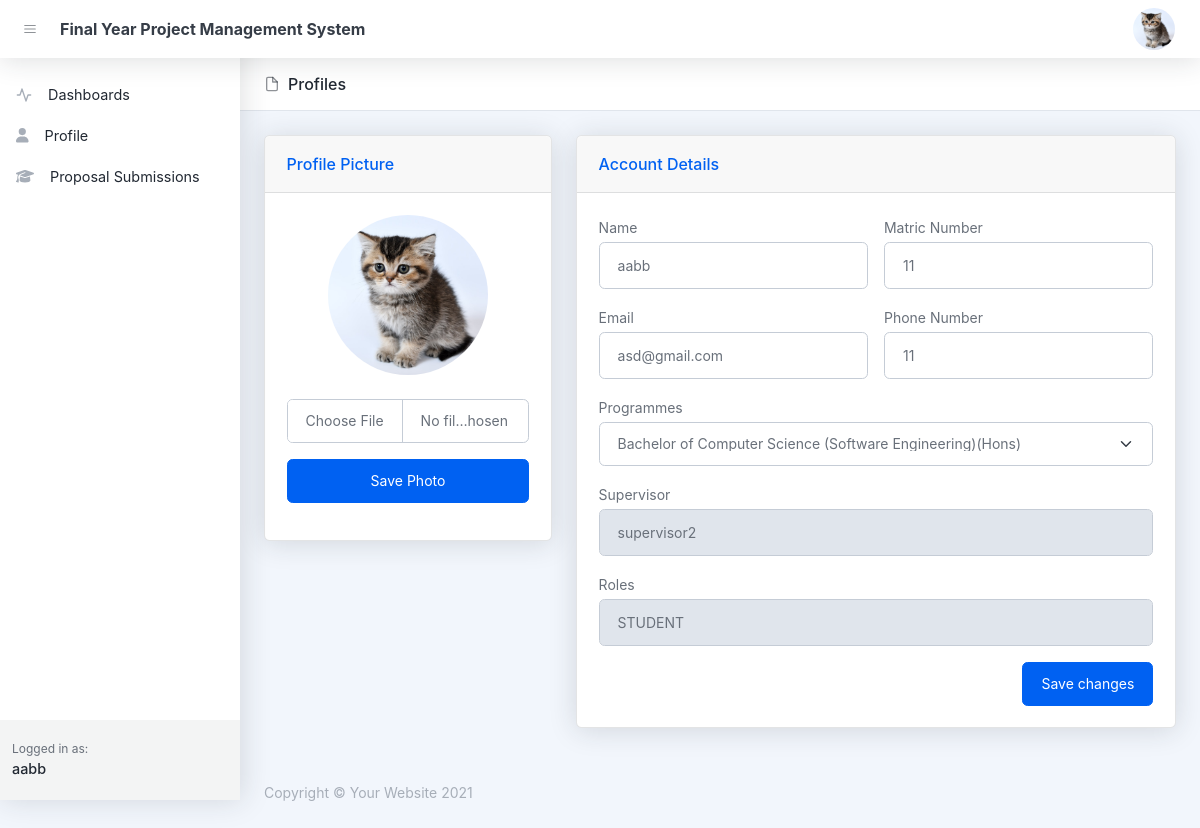
The app's page /profiles.php (signed in), older data.
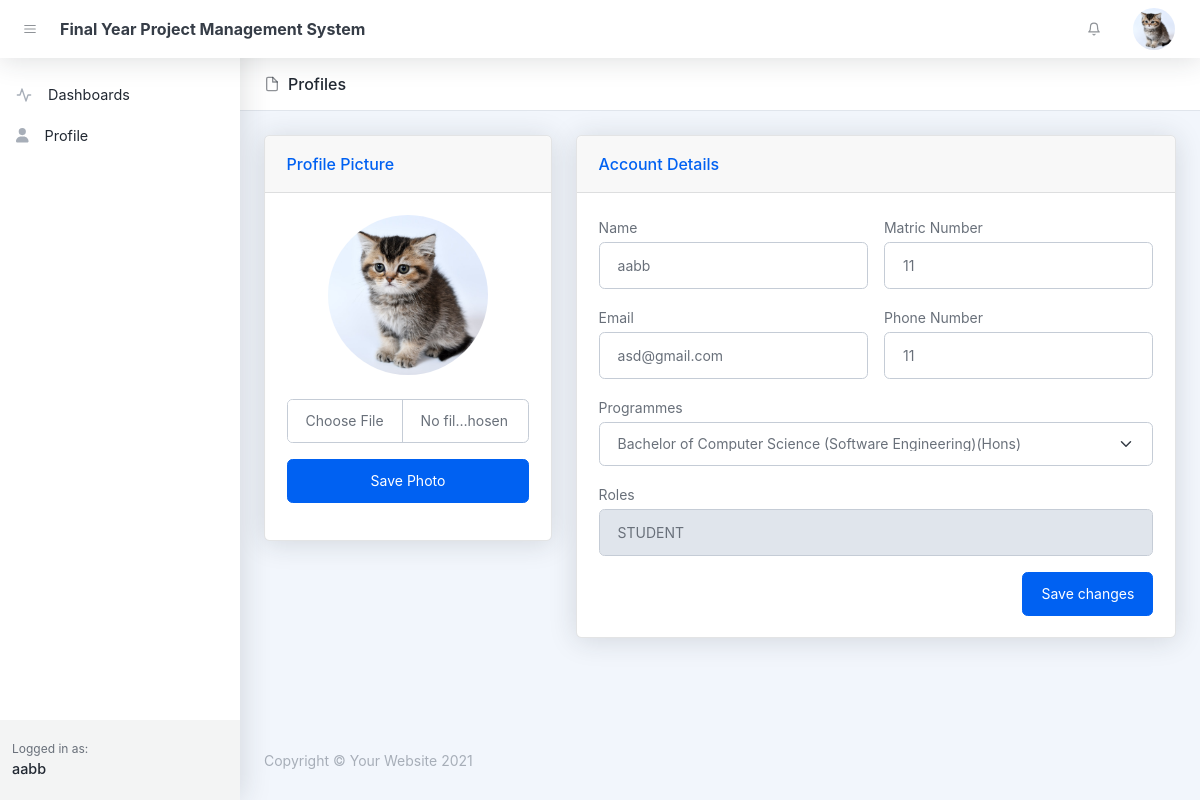
The same page, newer data.
### tables this page shows
CREATE TABLE `users` (
  `id` bigint(20) UNSIGNED NOT NULL,
  `name` varchar(255) NOT NULL,
  `email` varchar(255) NOT NULL,
  `handphone` varchar(255) DEFAULT NULL,
  `roles` varchar(255) DEFAULT NULL,
  `password` varchar(255) DEFAULT NULL,
  `image` text DEFAULT NULL,
  `created_at` timestamp NULL DEFAULT NULL,
  `updated_at` timestamp NULL DEFAULT NULL
);

CREATE TABLE `students` (
  `id` bigint(20) UNSIGNED NOT NULL,
  `user_id` bigint(20) NOT NULL,
  `matric_number` varchar(255) DEFAULT NULL,
  `programmes` varchar(255) DEFAULT NULL,
  `supervisor_id` bigint(20) DEFAULT NULL,
  `status` varchar(255) DEFAULT NULL,
  `created_at` timestamp NULL DEFAULT NULL,
  `updated_at` timestamp NULL DEFAULT NULL
);

### controllers/getUserProfile.php (called while the page is built, shortened)
<?php
    function getUserProfile(){
        $conn = setDbConnection();
        $sql = "select * from users where id = '".$_SESSION['id']."'";
        $result = $conn->query($sql);
        if ($result->num_rows > 0) {
            while($row = $result->fetch_assoc()) {
                $user = ['name' => $row['name'], 'email' => $row['email'], 'handphone' => $row['handphone'], 'roles' => $row['roles'], 'image' => $row['image']];
                if( $row["roles"] == 'student'){
                    $sql2 = "select students.*, users.name as supervisor_name  from students left join users on students.supervisor_id = users.id where user_id = '".$row['id']."'";
                    $result2 = $conn->query($sql2);
                    while($row = $result2->fetch_assoc()) {
                        $student = ['matric_number' => $row['matric_number'], 'programmes' => $row['programmes'] , 'supervisor_name' => $row['supervisor_name'] , 'status' => $row['status']];
                    }
                    return [$user, $student];
                }
            }
        }else{
            return 'error';
        }
    }
?>

### profiles.php (the view, shortened to what the rows shown need)
<!DOCTYPE html>
<html lang="en">
<head>
    <?php include('layout_admin/header.php') ?>
</head>
<body class="nav-fixed">
    <div id="layoutSidenav">
        <div id="layoutSidenav_content">
            <main>
                <header class="page-header page-header-compact page-header-light border-bottom bg-white mb-4">
                    <div class="container-xl px-4">
                        <div class="page-header-content">
                            <div class="row align-items-center justify-content-between pt-3">
                                <div class="col-auto mb-3">
                                    <h1 class="page-header-title">
                                        <div class="page-header-icon"><i data-feather="file"></i></div>
                                        Profiles
                                    </h1>
                                </div>
                            </div>
                        </div>
                    </div>
                </header>
                <?php
                    include('controllers/getUserProfile.php');
                    $data = getUserProfile();
                ?>
                <div class="container-xl px-4 mt-4">
                    <div class="row">
                        <div class="col-xl-4">
                            <form action="controllers/updateUserPhoto.php" method="post" enctype="multipart/form-data">
                                <div class="card mb-4 mb-xl-0">
                                    <div class="card-body">
                                        <div class="text-center">
                                            <img class="img-account-profile rounded-circle mb-2 upload-image"
                                            src="<?php
                                                if (isset($data[0]['image'])) {
                                                    echo '/fyp/assets/profile/'.$data[0]['image'];
                                                } else {
                                                    echo '/fyp/assets/img/illustrations/profiles/profile-1.png';
                                                } ?>" alt="" />
                                        </div>
                                    </div>
                                </div>
                            </form>
                        </div>
                        <div class="col-xl-8">
                            <div class="card mb-4">
                                <div class="card-body">
                                    <form action="controllers/updateUserProfile.php" method="post" >
                                        <div class="row gx-3 mb-3">
                                            <div class="col-md-6">
                                                <label class="small mb-1" for="inputUsername">Name</label>
                                                <input class="form-control" type="text" placeholder="Enter your username" value="<?php echo $data[0]['name'] ?>" name="name" />
                                            </div>
                                            <div class="col-md-6">
                                                <?php
                                                if (isset($data)) {
                                                    if ($data[0]['roles'] == 'student') {
                                                        echo '
                                                                    <label class="small mb-1">Matric Number</label>
                                                                    <input class="form-control" type="text" placeholder="Enter Matic Number" value="' . $data[1]['matric_number'] . '" name=matric_number required />
                                                                ';
                                                    } else {
                                                        echo '
                                                                    <label class="small mb-1">Staff ID</label>
                                                                    <input class="form-control" type="text" placeholder="Enter Staff ID" value="' . $data[1]['staff_id'] . '" name=staff_id required/>
                                                                ';
                                                    }
                                                } else {
                                                }
                                                ?>
                                            </div>
                                        </div>
                                        <div class="row gx-3 mb-3">
                                            <div class="col-md-6">
                                                <label class="small mb-1" for="inputLastName">Email</label>
                                                <input class="form-control" type="email" name="email" placeholder="Enter email" value="<?php if (isset($data)) {echo $data[0]['email'];} ?>" required />
                                            </div>
                                            <div class="col-md-6">
                                                <label class="small mb-1" for="inputOrgName">Phone Number</label>
                                                <input class="form-control" type="text" placeholder="Enter phone number" value="<?php if (isset($data)) {echo $data[0]['handphone'];} ?>" name="phone_number" />
                                            </div>
                                        </div>
                                        <?php if(isset($data)){
                                             if ( isset($data[1]['supervisor_name']) && $data[1]['status'] == 'approved') {
                                                echo '
                                                <div class="row gx-3 mb-3">
                                                    <div class="col-md-12 programmes">
                                                        <label class="small mb-1">Supervisor</label>
                                                        <input type=text disabled class=form-control value='.$data[1]['supervisor_name'].'>
                                                    </div>
                                                </div>';
                                             }
                                        } ?>
                                </div>
                            </div>
                        </div>
                    </div>
                </div>
            </main>
        </div>
    </div>
</body>
</html>

Row changes from the older to the newer data that the page shows:
changed students: status "approved" → "rejected" (drawn); name "supervisor2" → (not shown)
Text that changed along with them:
text no longer shown: "Proposal Submissions Supervisor"
